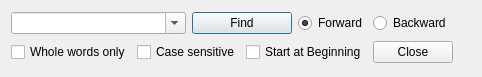
<ui version="4.0" >
 <class>FindWidget</class>
 <widget class="QWidget" name="FindWidget" >
  <property name="geometry" >
   <rect>
    <x>0</x>
    <y>0</y>
    <width>482</width>
    <height>77</height>
   </rect>
  </property>
  <property name="windowTitle" >
   <string>Form</string>
  </property>
  <layout class="QGridLayout" >
   <item row="0" column="0" colspan="2" >
    <widget class="QComboBox" name="comboFind" >
     <property name="sizePolicy" >
      <sizepolicy vsizetype="Fixed" hsizetype="Expanding" >
       <horstretch>0</horstretch>
       <verstretch>0</verstretch>
      </sizepolicy>
     </property>
     <property name="editable" >
      <bool>true</bool>
     </property>
    </widget>
   </item>
   <item row="0" column="2" colspan="2" >
    <widget class="QPushButton" name="findButton" >
     <property name="text" >
      <string>Find</string>
     </property>
     <property name="default" >
      <bool>true</bool>
     </property>
    </widget>
   </item>
   <item row="0" column="4" >
    <widget class="QRadioButton" name="radioForward" >
     <property name="text" >
      <string>Forward</string>
     </property>
     <property name="checked" >
      <bool>true</bool>
     </property>
    </widget>
   </item>
   <item row="0" column="5" >
    <widget class="QRadioButton" name="radioBackward" >
     <property name="text" >
      <string>Backward</string>
     </property>
    </widget>
   </item>
   <item rowspan="2" row="0" column="6" >
    <spacer>
     <property name="orientation" >
      <enum>Qt::Horizontal</enum>
     </property>
     <property name="sizeHint" >
      <size>
       <width>41</width>
       <height>51</height>
      </size>
     </property>
    </spacer>
   </item>
   <item row="1" column="0" >
    <widget class="QCheckBox" name="checkWords" >
     <property name="text" >
      <string>Whole words only</string>
     </property>
    </widget>
   </item>
   <item row="1" column="1" colspan="2" >
    <widget class="QCheckBox" name="checkCase" >
     <property name="text" >
      <string>Case sensitive</string>
     </property>
    </widget>
   </item>
   <item row="1" column="3" colspan="2" >
    <widget class="QCheckBox" name="checkBegin" >
     <property name="text" >
      <string>Start at Beginning</string>
     </property>
    </widget>
   </item>
   <item row="1" column="5" >
    <widget class="QPushButton" name="closeButton" >
     <property name="text" >
      <string>Close</string>
     </property>
    </widget>
   </item>
  </layout>
 </widget>
 <resources/>
 <connections/>
</ui>
